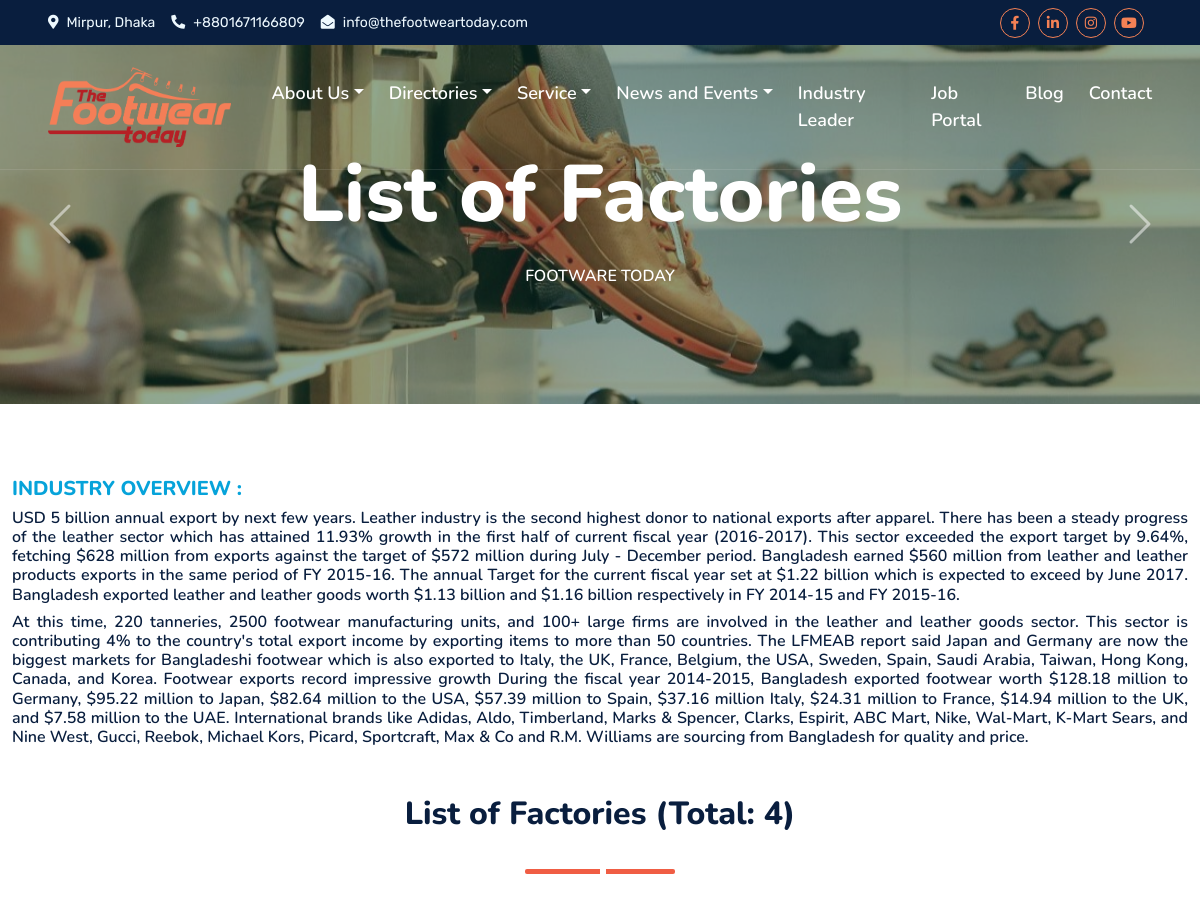
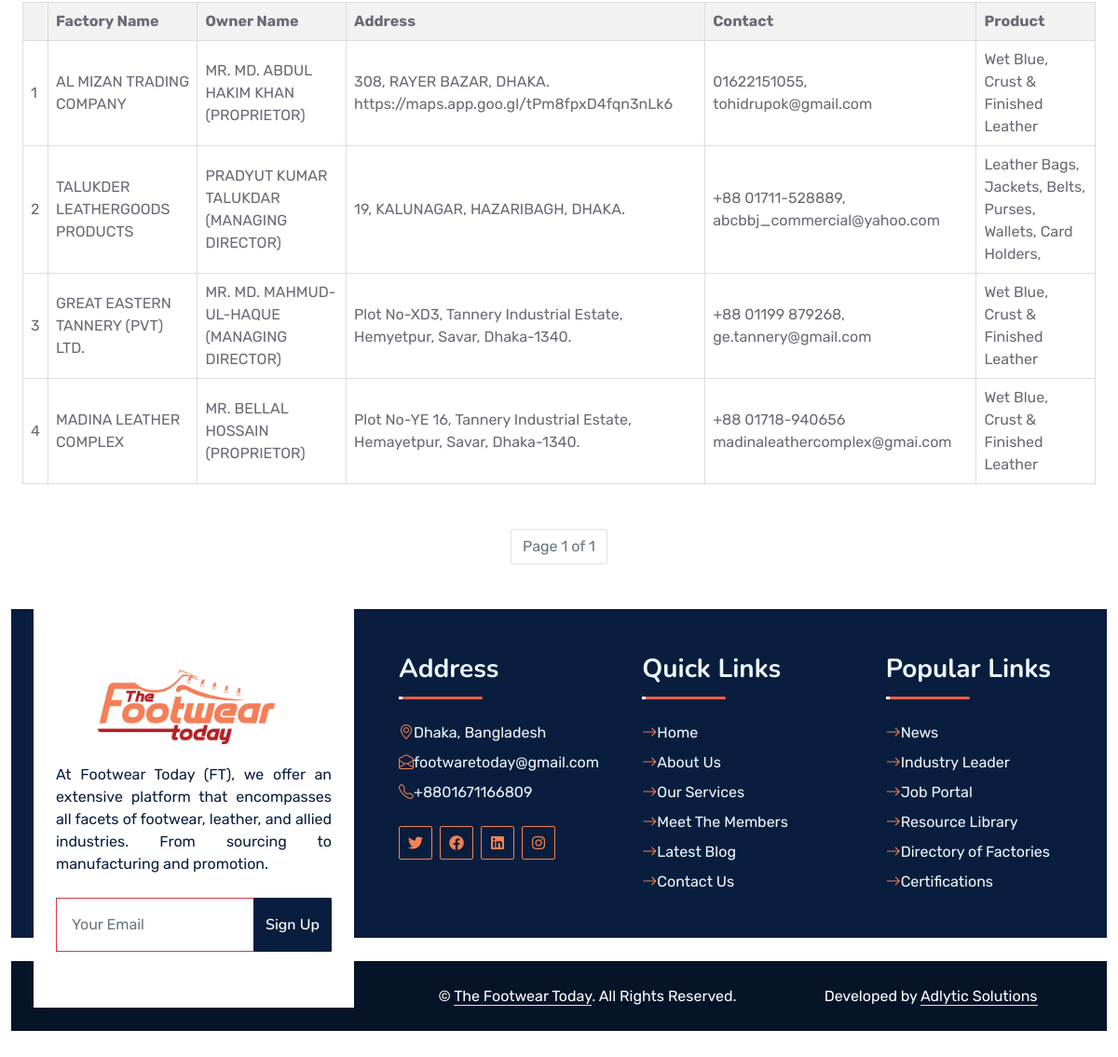
Screenshot of /list_factory/ with the database file from the repository (2 pictures, top to bottom).
### store/models.py (models this page shows, shortened)
class Factory(models.Model):
    factory_name = models.CharField(max_length=60)
    owner_name = models.CharField(max_length=60)
    responsibility = models.CharField(max_length=30)
    address = models.CharField(max_length=155)
    contact = models.CharField(max_length=50)
    product = models.CharField(max_length=60)
    Extra = models.CharField(max_length=100)

### store/views.py (the view)
# urls.py: path('list_factory/', views.factorys_list ,name='list_factory'),
def factorys_list(request):
    count = Factory.objects.count()
    factorys = Factory.objects.all()
    paginator = Paginator(factorys, 61)  # 61 companies per page
    page = request.GET.get('page')
    try:
        factorys = paginator.page(page)
    except PageNotAnInteger:
        factorys = paginator.page(1)
    except EmptyPage:
        factorys = paginator.page(paginator.num_pages)
    return render(request, 'store/factorys_list.html', {'factorys': factorys,'count': count})

### store/templates/store/factorys_list.html (shortened to what this page needs)
{% extends 'index.html' %}
{% block body%}
{% load static %}
 <body>
  <div class="container-fluid position-relative p-0">
    <nav class="navbar navbar-expand-lg navbar-dark px-5 py-3 py-lg-0">
      <a href="{% url 'logo' %}" class="navbar-brand p-0">
        <h1 class="m-0">
          <img
            class="w-100"
            src="{% static 'img/logo/xlogo.png' %}"
            height="80px"
            width="100px"
            alt="Image"
          />
        </h1>
      </a>
      <div class="collapse navbar-collapse" id="navbarCollapse">
        <div class="navbar-nav ms-auto py-0">
          <div class="nav-item dropdown">
            <a
              href="#"
              class="nav-link dropdown-toggle"
              data-bs-toggle="dropdown"
              >About Us</a
            >
          </div>
          <div class="nav-item dropdown">
            <a
              href="#"
              class="nav-link dropdown-toggle"
              data-bs-toggle="dropdown"
              >Directories</a
            >
          </div>
          <div class="nav-item dropdown">
            <a
              href="#"
              class="nav-link dropdown-toggle"
              data-bs-toggle="dropdown"
              >Service</a
            >
          </div>
          <div class="nav-item dropdown">
            <a
              href="#"
              class="nav-link dropdown-toggle"
              data-bs-toggle="dropdown"
              >News and Events</a
            >
          </div>
          <a href="{% url 'leaders' %}" class="nav-item nav-link"
            >Industry Leader</a
          >
          <a href="{% url 'job_list' %}" class="nav-item nav-link"
            >Job Portal</a
          >
          <a href="{% url 'blog' %}" class="nav-item nav-link">Blog</a>
          <a href="{% url 'contact' %}" class="nav-item nav-link">Contact</a>
        </div>
      </div>
    </nav>
    <div
      id="header-carousel"
      class="carousel slide carousel-fade"
      data-bs-ride="carousel"
    >
      <div class="carousel-inner">
        <div class="carousel-item active">
          <img class="w-100" src="{% static 'img/company.jpg'%}" alt="Image" />
          <div
            class="carousel-caption d-flex flex-column align-items-center justify-content-center"
          >
            <div class="p-3" style="max-width: 900px">
             <h1 class="display-1 text-white mb-md-4 animated zoomIn">
                List of Factories
              </h1>
              <h6 class="text-white text-uppercase mb-3 animated slideInDown">
                Footware Today
              </h6>
            </div>
          </div>
        </div>
      </div>
      <button
        class="carousel-control-prev"
        type="button"
        data-bs-target="#header-carousel"
        data-bs-slide="prev"
      >
        <span class="carousel-control-prev-icon" aria-hidden="true"></span>
      </button>
      <button
        class="carousel-control-next"
        type="button"
        data-bs-target="#header-carousel"
        data-bs-slide="next"
      >
        <span class="carousel-control-next-icon" aria-hidden="true"></span>
      </button>
    </div>
  </div>
<div class="container  py-5 " >
   <div style="max-width: 1250px;" class="section-title text-center position-relative pb-3 mb-5 mx-auto" style="max-width: 1600px">
    <h5 class="fw-bold text-primary text-uppercase" style="text-align: left;">INDUSTRY OVERVIEW :</h5>
    <h6 style="text-align: justify;">
        USD 5 billion annual export by next few years. Leather industry is the second highest donor to national exports after
        apparel. There has been a steady progress of the leather sector which has attained 11.93% growth in the first half of
        current fiscal year (2016-2017). This sector exceeded the export target by 9.64%, fetching $628 million from exports
        against the target of $572 million during July - December period. Bangladesh earned $560 million from leather and
        leather products exports in the same period of FY 2015-16. The annual Target for the current fiscal year set at $1.22 billion
        which is expected to exceed by June 2017. Bangladesh exported leather and leather goods worth $1.13 billion and
        $1.16 billion respectively in FY 2014-15 and FY 2015-16.
    </h6>
    <h6 style="text-align: justify;">
        At this time, 220 tanneries, 2500 footwear manufacturing units, and 100+ large firms are involved in the leather and leather
        goods sector. This sector is contributing 4% to the country's total export income by exporting items to more than 50
        countries. The LFMEAB report said Japan and Germany are now the biggest markets for Bangladeshi footwear which
        is also exported to Italy, the UK, France, Belgium, the USA, Sweden, Spain, Saudi Arabia, Taiwan, Hong Kong, Canada, and
        Korea. Footwear exports record impressive growth During the fiscal year 2014-2015, Bangladesh exported footwear
        worth $128.18 million to Germany, $95.22 million to Japan, $82.64 million to the USA, $57.39 million to Spain, $37.16
        million Italy, $24.31 million to France, $14.94 million to the UK, and $7.58 million to the UAE. International brands like
        Adidas, Aldo, Timberland, Marks & Spencer, Clarks, Espirit, ABC Mart, Nike, Wal-Mart, K-Mart Sears, and Nine West,
        Gucci, Reebok, Michael Kors, Picard, Sportcraft, Max & Co and R.M. Williams are sourcing from Bangladesh for quality
        and price.
    </h6>
    <h2 class="mt-5 mb-4 text-center">List of Factories (Total: {{count}})</h2>
</div>
<div class="container">
    <table>
        <thead>
            <tr>
                <th></th>
                <th>Factory Name</th>
                <th>Owner Name</th>
                <th>Address</th>
                <th>Contact</th>
                <th>Product</th>
            </tr>
        </thead>
        <tbody>
            {% for f in factorys %}
            <tr>
                <td>{{ forloop.counter }}</td>
                <td>{{ f.factory_name }}</td>
                <td>{{ f.owner_name }}</td>
                <td>{{ f.address }}</td>
                <td>{{ f.contact }}</td>
                <td>{{ f.product }}</td>
            </tr>
            {% endfor %}
        </tbody>
    </table>
    <br></br>
      <nav aria-label="Page navigation">
        <ul class="pagination justify-content-center">
          <li class="page-item disabled">
            <span class="page-link"
              >Page {{ factorys.number }} of {{ factorys.paginator.num_pages}}</span
            >
          </li>
        </ul>
      </nav>
</div>
</body>
</html>
{% endblock %}

### static/css/style.css (style rules this page uses)
:root { --primary: #f05d44; --secondary: #f05d44; --light: #f05d44; --dark: #a4282a; }
h1, h2, .fw-bold { font-weight: 800 !important; }
h5, h6, .fw-medium { font-weight: 600 !important; }
.navbar-dark .navbar-nav .nav-link { font-family: 'Nunito', sans-serif; position: relative; margin-left: 25px; padding: 35px 0; color: #FFFFFF; font-size: 18px; font-weight: 600; outline: none; transition: .5s; }
.navbar-dark .navbar-brand h1 { color: #FFFFFF; }
@media (min-width: 992px) { .navbar-dark { position: absolute; width: 100%; top: 0; left: 0; border-bottom: 1px solid rgba(256, 256, 256, .1); z-index: 999; } }
@media (min-width: 992px) { .navbar-dark .navbar-nav .nav-link::before { position: absolute; content: ""; width: 0; height: 2px; bottom: -1px; left: 50%; background: var(--primary); transition: .5s; } }
.carousel-caption { top: 0; left: 0; right: 0; bottom: 0; background: rgba(9, 62, 55, .45); z-index: 1; }
.carousel-control-prev, .carousel-control-next { width: 10%; }
.carousel-control-prev-icon, .carousel-control-next-icon { width: 3rem; height: 3rem; }
.section-title::before { position: absolute; content: ""; width: 150px; height: 5px; left: 0; bottom: 0; background: var(--primary); border-radius: 2px; }
.section-title.text-center::before { left: 50%; margin-left: -75px; }
.section-title::after { position: absolute; content: ""; width: 6px; height: 5px; bottom: 0px; background: #FFFFFF; -webkit-animation: section-title-run 5s infinite linear; animation: section-title-run 5s infinite linear; }
.section-title.text-center::after { -webkit-animation: section-title-run-center 5s infinite linear; animation: section-title-run-center 5s infinite linear; }

### store/templates/store/factorys_list.html (style rules this page uses)
.container { max-width: 1950px; margin: 25px auto; }
table { width: 100%; border-collapse: collapse; }
th, td { border: 1px solid #dddddd; text-align: left; padding: 8px; }
th { background-color: #f2f2f2; }

### rows the page displays
Factory: factory_name "AL MIZAN TRADING COMPANY", owner_name "MR. MD. ABDUL HAKIM KHAN (PROPRIETOR)", address "308, RAYER BAZAR, DHAKA. https://maps.app.goo.gl/tPm8fpxD4fqn3nLk6", contact "01622151055, tohidrupok@gmail.com", product "Wet Blue, Crust & Finished Leather"
Factory: factory_name "TALUKDER LEATHERGOODS PRODUCTS", owner_name "PRADYUT KUMAR TALUKDAR (MANAGING DIRECTOR)", address "19, KALUNAGAR, HAZARIBAGH, DHAKA.", contact "+88 01711-528889, abcbbj_commercial@yahoo.com", product "Leather Bags, Jackets, Belts, Purses, Wallets, Card Holders,"
Factory: factory_name "GREAT EASTERN TANNERY (PVT) LTD.", owner_name "MR. MD. MAHMUD-UL-HAQUE (MANAGING DIRECTOR)", address "Plot No-XD3, Tannery Industrial Estate, Hemyetpur, Savar, Dhaka-1340.", contact "+88 01199 879268, ge.tannery@gmail.com", product "Wet Blue, Crust & Finished Leather"
Factory: factory_name "MADINA LEATHER COMPLEX", owner_name "MR. BELLAL HOSSAIN (PROPRIETOR)", address "Plot No-YE 16, Tannery Industrial Estate, Hemayetpur, Savar, Dhaka-1340.", contact "+88 01718-940656 madinaleathercomplex@gmai.com", product "Wet Blue, Crust & Finished Leather"

### other values shown
{{ count }} "4"
{{ factorys.number }} "1"
{{ factorys.paginator.num_pages }} "1"
